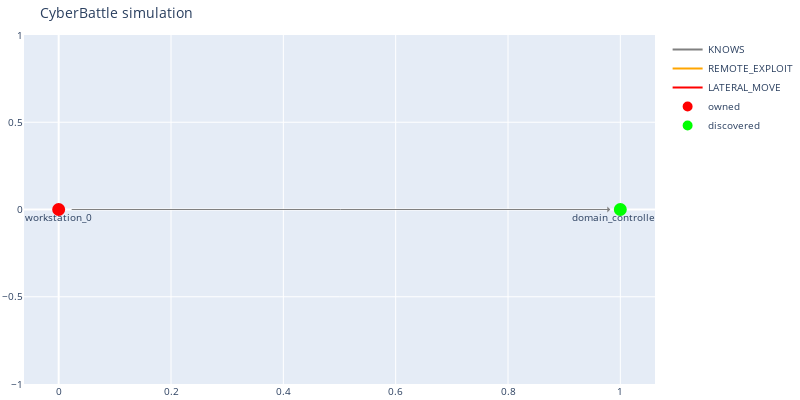

The code cell stored with this chart in its notebook:
### Code cell
outcome = c2.run_attack('workstation_0', 'FindDomainControllers')
dbg.plot_discovered_network()
c2.print_all_attacks()

### Figure 1 — Plotly figure (JSON) as saved in the notebook; plotly's stock layout.template omitted (floating-point values rounded to 4 significant figures)
{"data": [{"line": {"color": "gray"}, "mode": "lines", "name": "KNOWS", "type": "scatter", "x": [0], "y": [0]}, {"line": {"color": "orange"}, "mode": "lines", "name": "REMOTE_EXPLOIT", "type": "scatter", "x": [0], "y": [0]}, {"line": {"color": "red"}, "mode": "lines", "name": "LATERAL_MOVE", "type": "scatter", "x": [0], "y": [0]}, {"hoverinfo": "text", "marker": {"color": "#D32F2E", "line": {"color": "rgb(255,0,0)", "width": 8}, "size": 5, "symbol": "circle-dot"}, "mode": "markers+text", "name": "owned", "text": ["workstation_0"], "textposition": "bottom center", "type": "scatter", "x": [0], "y": [0]}, {"hoverinfo": "text", "marker": {"color": "#0e9d00", "line": {"color": "rgb(0,255,0)", "width": 8}, "size": 5, "symbol": "circle-dot"}, "mode": "markers+text", "name": "discovered", "text": ["domain_controller_1"], "textposition": "bottom center", "type": "scatter", "x": [1], "y": [0]}], "layout": {"annotations": [{"align": "center", "arrowcolor": "gray", "arrowhead": 1, "arrowsize": 1, "arrowwidth": 1, "ax": 0, "axref": "x", "ay": 0, "ayref": "y", "hovertext": "KNOWS", "opacity": 1, "showarrow": true, "standoff": 10, "startstandoff": 10, "x": 1, "xref": "x", "y": 0, "yref": "y"}], "autosize": false, "font": {"size": 10}, "height": 400, "hovermode": "closest", "margin": {"b": 15, "l": 2, "r": 2, "t": 35}, "showlegend": true, "title": {"text": "CyberBattle simulation"}, "width": 800}}
